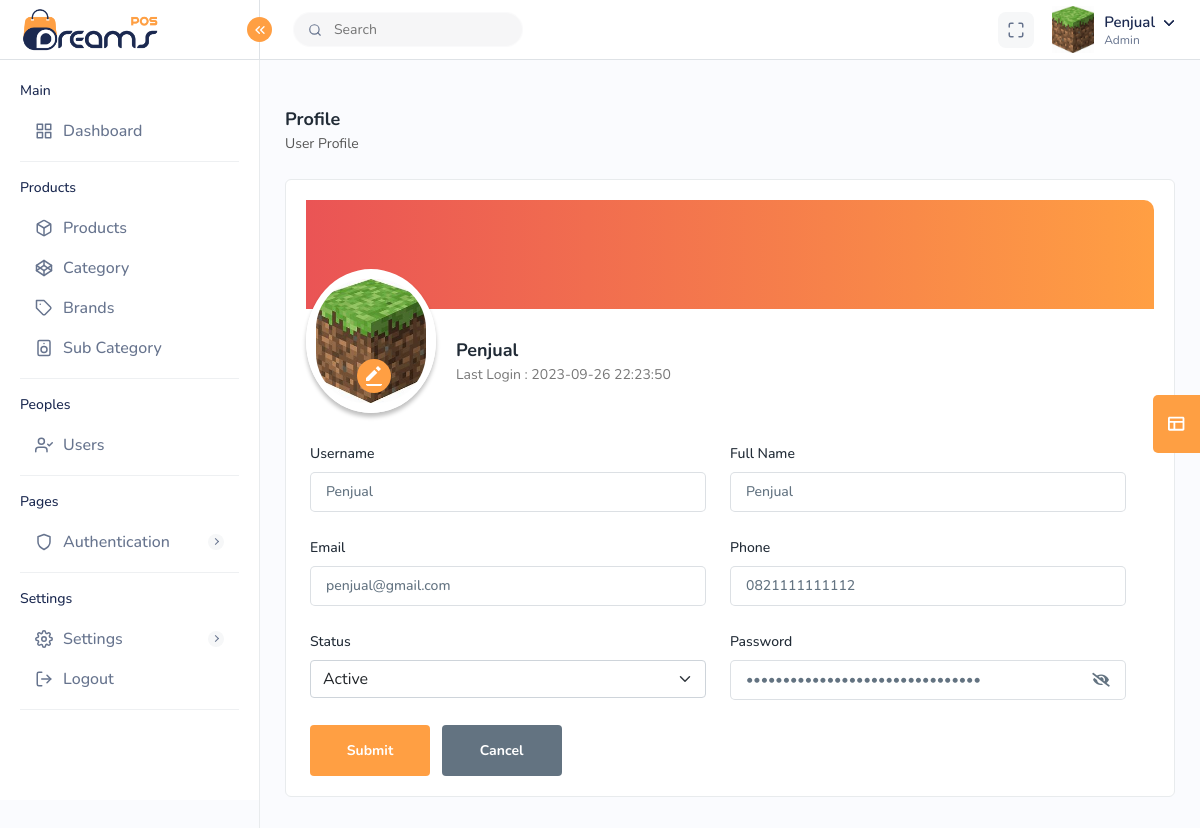
/admin/profile.php?uid=2 (signed in), run on the app's committed database.
### tables this page shows
CREATE TABLE `tbl_users` (
  `id` int(11) NOT NULL,
  `creation_time` datetime NOT NULL DEFAULT current_timestamp(),
  `update_time` datetime NOT NULL DEFAULT current_timestamp() ON UPDATE current_timestamp(),
  `last_login_time` datetime NOT NULL DEFAULT current_timestamp() ON UPDATE current_timestamp(),
  `username` varchar(50) NOT NULL,
  `email` varchar(50) NOT NULL,
  `pasword` varchar(50) NOT NULL,
  `name` varchar(50) NOT NULL,
  `img_url` varchar(200) NOT NULL,
  `phone` varchar(50) NOT NULL,
  `role` int(3) NOT NULL,
  `status` int(3) NOT NULL,
  `token_ganti_password` text NOT NULL
);

### admin/profile.php (the view, shortened to what this page needs)
<!DOCTYPE html>
<html lang="en">
<head>
	<?php include('inc/header.php'); ?>
</head>
<body>
	<div class="main-wrapper">
		<?php include('inc/topnav.php'); ?>
		<?php include('inc/sidebar.php'); ?>
		<div class="page-wrapper">
			<div class="content">
				<div class="page-header">
					<div class="page-title">
						<h4>Profile</h4>
						<h6>User Profile</h6>
					</div>
				</div>
				<?php
				$servername = "localhost";
				$db_username = "root";
				$db_password = "";
				$database = "ims";
				$conn = new mysqli($servername, $db_username, $db_password, $database);
				$uid = $_GET['uid'];
				$query = "SELECT * FROM tbl_users WHERE id = $uid";
				$result = $conn->query($query);
				if ($result && $result->num_rows > 0) {
					$users = $result->fetch_assoc();
				}
				?>
				<div class="card">
					<div class="card-body">
						<form id="profileForm" enctype="multipart/form-data" id="userForm" method="POST" class="row g-3" action="./processor/edit_user2.php?uid=<?php echo $NewId ?>">
							<div class="profile-set">
								<div class="profile-head">
								</div>
								<div class="profile-top">
									<div class="profile-content">
										<div class="profile-contentimg">
											<img id="userImagePreview" src="<?php echo $users['img_url']; ?>" alt="img" id="<?php echo $users['name']; ?>'s Photo">
											<div class="profileupload">
												<a href="javascript:void(0);"><img src="../assets/img/icons/edit-set.svg" alt="img"></a>
											</div>
										</div>
										<div class="profile-contentname">
											<h2><?php echo $users['name']; ?></h2>
											<h4>Last Login : <?php echo $users['last_login_time']; ?></h4>
										</div>
									</div>
								</div>
							</div>
							<div class="row">
								<div class="col-lg-6 col-sm-12">
									<div class="form-group">
										<label>Username</label>
										<input type="text" name="username" value="<?php echo $users['username']; ?>">
									</div>
								</div>
								<div class="col-lg-6 col-sm-12">
									<div class="form-group">
										<label>Full Name</label>
										<input type="text" name="name" value="<?php echo $users['name']; ?>">
									</div>
								</div>
								<div class="col-lg-6 col-sm-12">
									<div class="form-group">
										<label>Email</label>
										<input type="text" name="email" value="<?php echo $users['email']; ?>">
									</div>
								</div>
								<div class="col-lg-6 col-sm-12">
									<div class="form-group">
										<label>Phone</label>
										<input type="text" name="phone" value="<?php echo $users['phone']; ?>" oninput="this.value = this.value.replace(/[^0-9.]/g, '').replace(/(\..*)\./g, '$1');">
									</div>
								</div>
								<div class="col-lg-6 col-sm-12">
									<div class="form-group">
										<label>Status</label>
										<select class="form-select" name="status" id="status" value="<?php echo $users['status']; ?>">
											<?php
											$selectedStatus = $users['status'];
											$statusOptions = array(
												1 => "Active",
												2 => "Nonactive"
											);
											foreach ($statusOptions as $statusId => $statusName) {
												$selected = ($statusId == $selectedStatus) ? "selected" : "";
												echo "<option value='$statusId' $selected>$statusName</option>";
											}
											?>
										</select>
									</div>
								</div>
								<div class="col-lg-6 col-sm-12">
									<div class="form-group">
										<label>Password</label>
										<div class="pass-group">
											<input type="password" name="pasword" value="<?php echo $users['pasword']; ?>" class=" pass-input">
											<span class="fas toggle-password fa-eye-slash"></span>
										</div>
									</div>
								</div>
								<div class="col-12">
									<button type="submit" name="submit" class="btn btn-submit me-2" value="submit">Submit</button>
									<a href="./index.php?uid=<?php echo $NewId ?>" class="btn btn-cancel">Cancel</a>
								</div>
							</div>
						</form>
					</div>
				</div>
			</div>
		</div>
	</div>
</body>
</html>

### admin/inc/topnav.php (shortened to what this page needs)
<?php
$servername = "localhost";
$db_username = "root";
$db_password = "";
$database = "ims";
$conn = new mysqli($servername, $db_username, $db_password, $database);
$id = $_GET['uid'];
$NewId = $id;
$Uniquequery = "SELECT * FROM tbl_users WHERE id = $NewId";
$Uniqueresult = $conn->query($Uniquequery);
if ($Uniqueresult && $Uniqueresult->num_rows > 0) {
    $Uniquerow = $Uniqueresult->fetch_assoc();
}
$role = $Uniquerow['role'];
if ($role == 0) {
    echo $roleText = "Admin";
} else {
    echo $roleText = "Users";
}
echo '
<div class="header">
    <div class="header-left active">
        <a href="index.php?uid=' . $NewId . '" class="logo logo-normal">
            <img src="../assets/img/logo.png" alt="">
        </a>
        <a href="index.php?uid=' . $NewId . '" class="logo logo-white">
        </a>
        <a href="index.php?uid=' . $NewId . '" class="logo-small">
        </a>
        <a id="toggle_btn" href="javascript:void(0);">
            <i data-feather="chevrons-left" class="feather-16"></i>
        </a>
    </div>
    <ul class="nav user-menu">
        <li class="nav-item nav-searchinputs">
            <div class="top-nav-search">
                <form action="#">
                    <div class="searchinputs">
                        <input type="text" placeholder="Search">
                        <div class="search-addon">
                            <span><i data-feather="search" class="feather-14"></i></span>
                        </div>
                    </div>
                </form>
            </div>
        </li>
        <li class="nav-item nav-item-box">
            <a href="javascript:void(0);" id="btnFullscreen">
                <i data-feather="maximize"></i>
            </a>
        </li>
        <li class="nav-item dropdown has-arrow main-drop">
            <a href="javascript:void(0);" class="dropdown-toggle nav-link userset" data-bs-toggle="dropdown">
                <span class="user-info">
                    <span class="user-letter">
                        <img src="' . $Uniquerow['img_url'] . '" alt="" class="img-fluid">
                    </span>
                    <span class="user-detail">
                        <span class="user-name">' . $Uniquerow['name'] . '</span>
                        <span class="user-role">' . $roleText . '</span>
                    </span>
                </span>
            </a>
                        <span class="user-img"><img src="' . $Uniquerow['img_url'] . '" alt="">
                            <span class="status online"></span></span>
                            <h6>' . $Uniquerow['username'] . '</h6>
                            <h5>' . $roleText . '</h5>
                    <a class="dropdown-item" href="profile.php?uid=' . $NewId . '"> <i class="me-2" data-feather="user"></i> My Profile</a>
        </li>
    </ul>
</div>';
?>

### data on the page
tbl_users: img_url (picture), name "Penjual", role "Admin", last_login_time "2023-09-26 22:23:50", username "Penjual", email "penjual@gmail.com", phone "0821111111112", status "Active"
